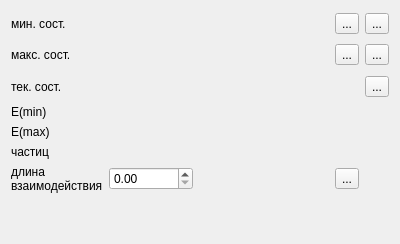
<?xml version="1.0" encoding="UTF-8"?>
<ui version="4.0">
 <class>SystemProperties_old</class>
 <widget class="QWidget" name="SystemProperties_old">
  <property name="geometry">
   <rect>
    <x>0</x>
    <y>0</y>
    <width>400</width>
    <height>244</height>
   </rect>
  </property>
  <property name="sizePolicy">
   <sizepolicy hsizetype="Preferred" vsizetype="Expanding">
    <horstretch>0</horstretch>
    <verstretch>0</verstretch>
   </sizepolicy>
  </property>
  <property name="maximumSize">
   <size>
    <width>400</width>
    <height>300</height>
   </size>
  </property>
  <property name="windowTitle">
   <string>Свойства системы</string>
  </property>
  <layout class="QGridLayout" name="gridLayout">
   <item row="6" column="1">
    <widget class="QDoubleSpinBox" name="interactionRangeField">
     <property name="sizePolicy">
      <sizepolicy hsizetype="Fixed" vsizetype="Fixed">
       <horstretch>0</horstretch>
       <verstretch>0</verstretch>
      </sizepolicy>
     </property>
     <property name="maximum">
      <double>100000.000000000000000</double>
     </property>
     <property name="singleStep">
      <double>0.500000000000000</double>
     </property>
    </widget>
   </item>
   <item row="0" column="2">
    <widget class="QToolButton" name="minStateSaveBtn">
     <property name="text">
      <string>...</string>
     </property>
     <property name="icon">
      <iconset theme="document-save">
       <normaloff/>
      </iconset>
     </property>
    </widget>
   </item>
   <item row="0" column="0">
    <widget class="QLabel" name="label">
     <property name="text">
      <string>мин. сост.</string>
     </property>
    </widget>
   </item>
   <item row="1" column="0">
    <widget class="QLabel" name="label_3">
     <property name="text">
      <string>макс. сост.</string>
     </property>
    </widget>
   </item>
   <item row="6" column="2">
    <widget class="QToolButton" name="interactionRangeSaveBtn">
     <property name="text">
      <string>...</string>
     </property>
     <property name="icon">
      <iconset theme="document-save">
       <normaloff/>
      </iconset>
     </property>
     <property name="checkable">
      <bool>false</bool>
     </property>
    </widget>
   </item>
   <item row="0" column="1">
    <widget class="QLabel" name="minStateLbl">
     <property name="sizePolicy">
      <sizepolicy hsizetype="MinimumExpanding" vsizetype="Expanding">
       <horstretch>0</horstretch>
       <verstretch>0</verstretch>
      </sizepolicy>
     </property>
     <property name="text">
      <string/>
     </property>
     <property name="textFormat">
      <enum>Qt::PlainText</enum>
     </property>
     <property name="scaledContents">
      <bool>false</bool>
     </property>
     <property name="wordWrap">
      <bool>true</bool>
     </property>
    </widget>
   </item>
   <item row="1" column="1">
    <widget class="QLabel" name="maxStateLbl">
     <property name="sizePolicy">
      <sizepolicy hsizetype="Expanding" vsizetype="Expanding">
       <horstretch>0</horstretch>
       <verstretch>0</verstretch>
      </sizepolicy>
     </property>
     <property name="text">
      <string/>
     </property>
     <property name="textFormat">
      <enum>Qt::RichText</enum>
     </property>
     <property name="wordWrap">
      <bool>true</bool>
     </property>
    </widget>
   </item>
   <item row="2" column="1">
    <widget class="QLabel" name="currentStateLbl">
     <property name="sizePolicy">
      <sizepolicy hsizetype="Expanding" vsizetype="Expanding">
       <horstretch>0</horstretch>
       <verstretch>0</verstretch>
      </sizepolicy>
     </property>
     <property name="text">
      <string/>
     </property>
     <property name="textFormat">
      <enum>Qt::RichText</enum>
     </property>
     <property name="wordWrap">
      <bool>true</bool>
     </property>
    </widget>
   </item>
   <item row="2" column="0">
    <widget class="QLabel" name="label_5">
     <property name="text">
      <string>тек. сост.</string>
     </property>
    </widget>
   </item>
   <item row="0" column="3">
    <widget class="QToolButton" name="minStateLoadBtn">
     <property name="text">
      <string>...</string>
     </property>
     <property name="icon">
      <iconset theme="document-open">
       <normaloff/>
      </iconset>
     </property>
    </widget>
   </item>
   <item row="1" column="3">
    <widget class="QToolButton" name="maxStateLoadBtn">
     <property name="text">
      <string>...</string>
     </property>
     <property name="icon">
      <iconset theme="document-open">
       <normaloff/>
      </iconset>
     </property>
    </widget>
   </item>
   <item row="2" column="3">
    <widget class="QToolButton" name="currentStateClearBtn">
     <property name="text">
      <string>...</string>
     </property>
     <property name="icon">
      <iconset theme="document-new">
       <normaloff/>
      </iconset>
     </property>
    </widget>
   </item>
   <item row="5" column="0">
    <widget class="QLabel" name="label_2">
     <property name="text">
      <string>частиц</string>
     </property>
    </widget>
   </item>
   <item row="5" column="1">
    <widget class="QLabel" name="partsNumberLabel">
     <property name="text">
      <string/>
     </property>
    </widget>
   </item>
   <item row="1" column="2">
    <widget class="QToolButton" name="maxStateSaveBtn">
     <property name="text">
      <string>...</string>
     </property>
     <property name="icon">
      <iconset theme="document-save">
       <normaloff/>
      </iconset>
     </property>
    </widget>
   </item>
   <item row="3" column="1">
    <widget class="QLabel" name="eMinLbl">
     <property name="text">
      <string/>
     </property>
    </widget>
   </item>
   <item row="3" column="0">
    <widget class="QLabel" name="label_6">
     <property name="text">
      <string>E(min)</string>
     </property>
    </widget>
   </item>
   <item row="4" column="1">
    <widget class="QLabel" name="eMaxLbl">
     <property name="text">
      <string/>
     </property>
    </widget>
   </item>
   <item row="6" column="0">
    <widget class="QLabel" name="label_4">
     <property name="text">
      <string>&lt;html&gt;&lt;head/&gt;&lt;body&gt;&lt;p&gt;длина&lt;br/&gt;взаимодействия&lt;/p&gt;&lt;/body&gt;&lt;/html&gt;</string>
     </property>
    </widget>
   </item>
   <item row="4" column="0">
    <widget class="QLabel" name="label_7">
     <property name="text">
      <string>E(max)</string>
     </property>
    </widget>
   </item>
   <item row="7" column="1">
    <spacer name="verticalSpacer">
     <property name="orientation">
      <enum>Qt::Vertical</enum>
     </property>
     <property name="sizeHint" stdset="0">
      <size>
       <width>20</width>
       <height>40</height>
      </size>
     </property>
    </spacer>
   </item>
  </layout>
 </widget>
 <resources/>
 <connections/>
</ui>
